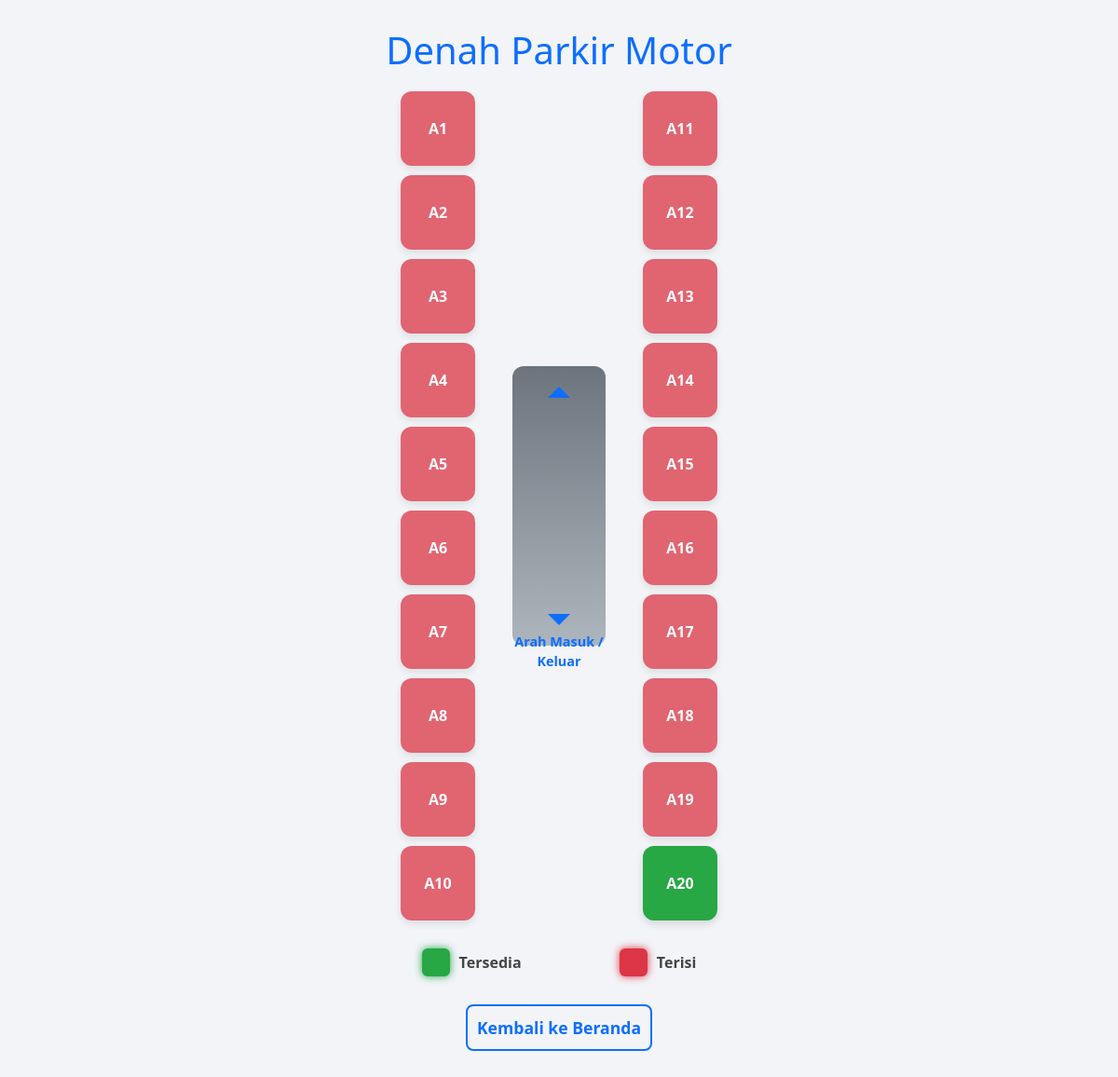
Screenshot of /motor/ with the database file from the repository.
### parkir/models.py (models this page shows, shortened)
class SlotParkir(models.Model):
    JENIS_KENDARAAN = [('mobil', 'Mobil'), ('motor', 'Motor')]
    nomor_slot = models.CharField(max_length=10)
    jenis_kendaraan = models.CharField(max_length=10, choices=JENIS_KENDARAAN)
    tersedia = models.BooleanField(default=True)

### parkir/views.py (the view)
# urls.py: path('motor/', views.motor_view, name='motor'),
def motor_view(request):
    slots = list(SlotParkir.objects.filter(jenis_kendaraan='motor').order_by('nomor_slot'))
    slots.sort(key=natural_key)
    half = len(slots) // 2
    slots_left = slots[:half]
    slots_right = slots[half:]
    context = {
        'slots_left': slots_left,
        'slots_right': slots_right,
    }
    return render(request, 'parkir/motor.html', context)

### parkir/views.py (called while the page is built)
def natural_key(slot):
    match = re.match(r"([A-Za-z]+)(\d+)", slot.nomor_slot)
    if match:
        letter, number = match.groups()
        return (letter, int(number))
    else:
        return (slot.nomor_slot, 0)

### parkir/templates/parkir/motor.html (shortened to what this page needs)
<!DOCTYPE html>
<html lang="id">
<head>
    <link href="https://cdn.jsdelivr.net/npm/bootstrap@5.3.0/dist/css/bootstrap.min.css" rel="stylesheet" />
</head>
<body>
    <h1>Denah Parkir Motor</h1>
    <div class="parking-container">
        <div class="side">
            {% for slot in slots_left %}
            <form method="post" action="{% url 'pilih_slot_motor' slot.id %}">
                <button type="submit" class="slot-btn {% if slot.tersedia %}tersedia{% else %}tidak-tersedia{% endif %}" {% if not slot.tersedia %}disabled{% endif %}>
                    {{ slot.nomor_slot }}
                </button>
            </form>
            {% endfor %}
        </div>
        <div class="lane">
            <div class="lane-label">Arah Masuk / Keluar</div>
        </div>
        <div class="side">
            {% for slot in slots_right %}
            <form method="post" action="{% url 'pilih_slot_motor' slot.id %}">
                <button type="submit" class="slot-btn {% if slot.tersedia %}tersedia{% else %}tidak-tersedia{% endif %}" {% if not slot.tersedia %}disabled{% endif %}>
                    {{ slot.nomor_slot }}
                </button>
            </form>
            {% endfor %}
        </div>
    </div>
    <div class="legend">
        <div class="legend-item">
            <span class="color-box tersedia-box"></span> Tersedia
        </div>
        <div class="legend-item">
            <span class="color-box tidak-tersedia-box"></span> Terisi
        </div>
    </div>
    <a href="/" class="kembali">Kembali ke Beranda</a>
</body>
</html>

### parkir/templates/parkir/motor.html (style rules this page uses)
body { background-color: #f2f4f8; font-family: 'Segoe UI', Tahoma, Geneva, Verdana, sans-serif; }
h1 { text-align: center; margin: 30px 0 20px; color: #0d6efd; }
.parking-container { max-width: 1200px; margin: auto; display: flex; justify-content: center; align-items: center; gap: 40px; flex-wrap: wrap; }
.side { display: grid; grid-template-columns: repeat(auto-fill, minmax(80px, 1fr)); gap: 10px; justify-items: center; }
.slot-btn { width: 80px; height: 80px; border-radius: 12px; font-weight: 600; font-size: 1rem; border: none; color: white; cursor: pointer; box-shadow: 0 4px 8px rgba(0,0,0,0.12); transition: transform 0.2s ease; }
.tersedia { background-color: #28a745; }
.tidak-tersedia { background-color: #dc3545; cursor: not-allowed; opacity: 0.75; }
.lane { width: 100px; min-height: 300px; background: linear-gradient(180deg, #6c757d 0%, #adb5bd 100%); border-radius: 12px; position: relative; display: flex; justify-content: center; align-items: center; }
.lane::before, .lane::after { content: ""; position: absolute; left: 50%; transform: translateX(-50%); border: 12px solid transparent; }
.lane::before { top: 10px; border-bottom-color: #0d6efd; }
.lane::after { bottom: 10px; border-top-color: #0d6efd; }
.lane-label { position: absolute; bottom: -28px; font-weight: 600; font-size: 0.9rem; color: #0d6efd; text-align: center; }
.legend { max-width: 400px; margin: 30px auto; display: flex; justify-content: space-around; font-weight: 600; color: #444; }
.legend-item { display: flex; align-items: center; gap: 10px; }
.color-box { width: 30px; height: 30px; border-radius: 6px; }
.tersedia-box { background-color: #28a745; box-shadow: 0 0 8px #28a745; }
.tidak-tersedia-box { background-color: #dc3545; box-shadow: 0 0 8px #dc3545; }
a.kembali { display: block; max-width: 200px; margin: 0 auto 40px; text-align: center; font-weight: 600; font-size: 1.1rem; text-decoration: none; color: #0d6efd; border: 2px solid #0d6efd; padding: 10px 0; border-radius: 8px; transition: background-color 0.25s ease, color 0.25s ease; }

### rows the page displays
SlotParkir: nomor_slot "A1"
SlotParkir: nomor_slot "A2"
SlotParkir: nomor_slot "A3"
SlotParkir: nomor_slot "A4"
SlotParkir: nomor_slot "A5"
SlotParkir: nomor_slot "A6"
SlotParkir: nomor_slot "A7"
SlotParkir: nomor_slot "A8"
SlotParkir: nomor_slot "A9"
SlotParkir: nomor_slot "A10"
SlotParkir: nomor_slot "A11"
SlotParkir: nomor_slot "A12"
SlotParkir: nomor_slot "A13"
SlotParkir: nomor_slot "A14"
SlotParkir: nomor_slot "A15"
SlotParkir: nomor_slot "A16"
SlotParkir: nomor_slot "A17"
SlotParkir: nomor_slot "A18"
SlotParkir: nomor_slot "A19"
SlotParkir: nomor_slot "A20"
